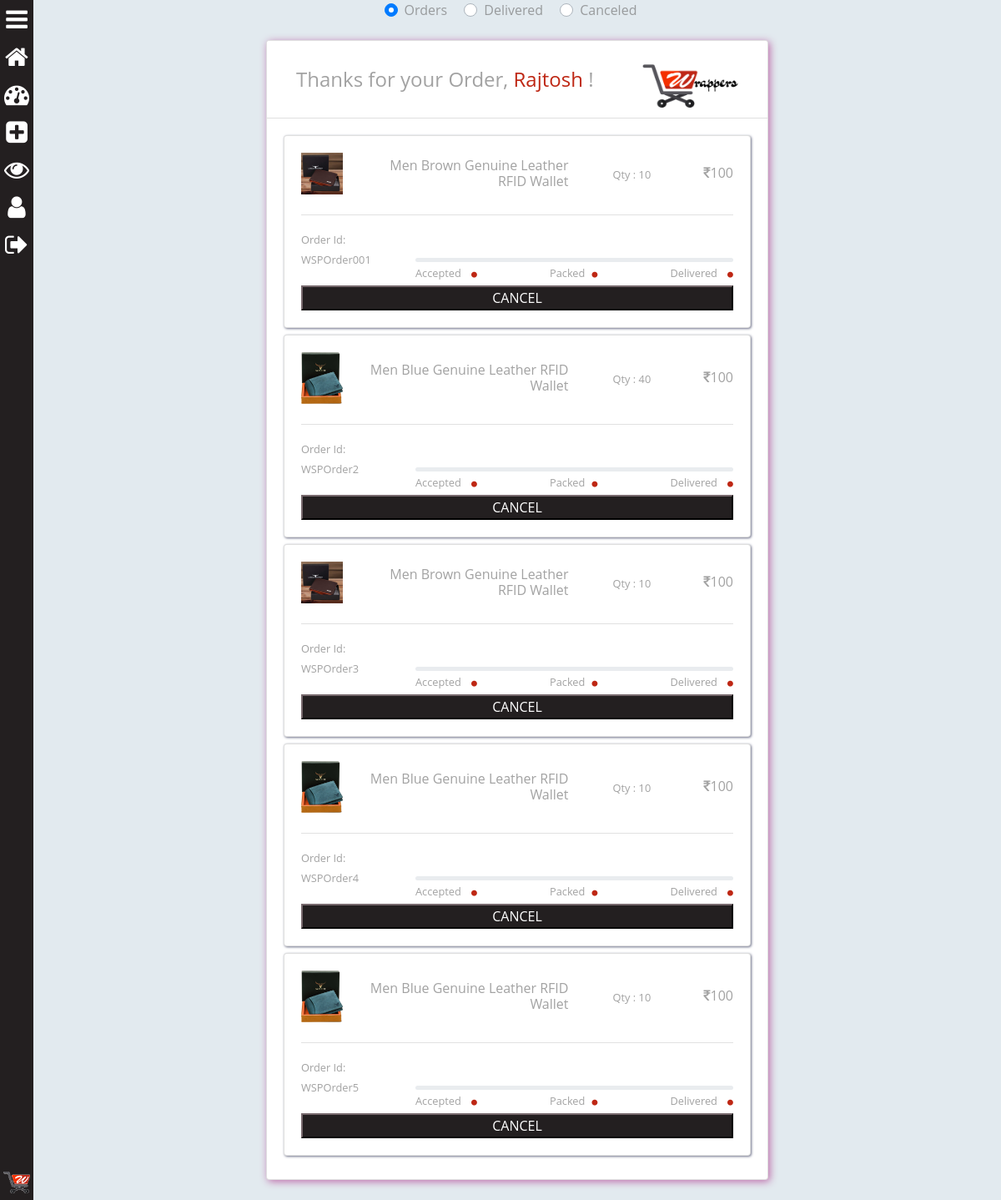
The app's page /seller/MyOrders/ (signed in), older data.
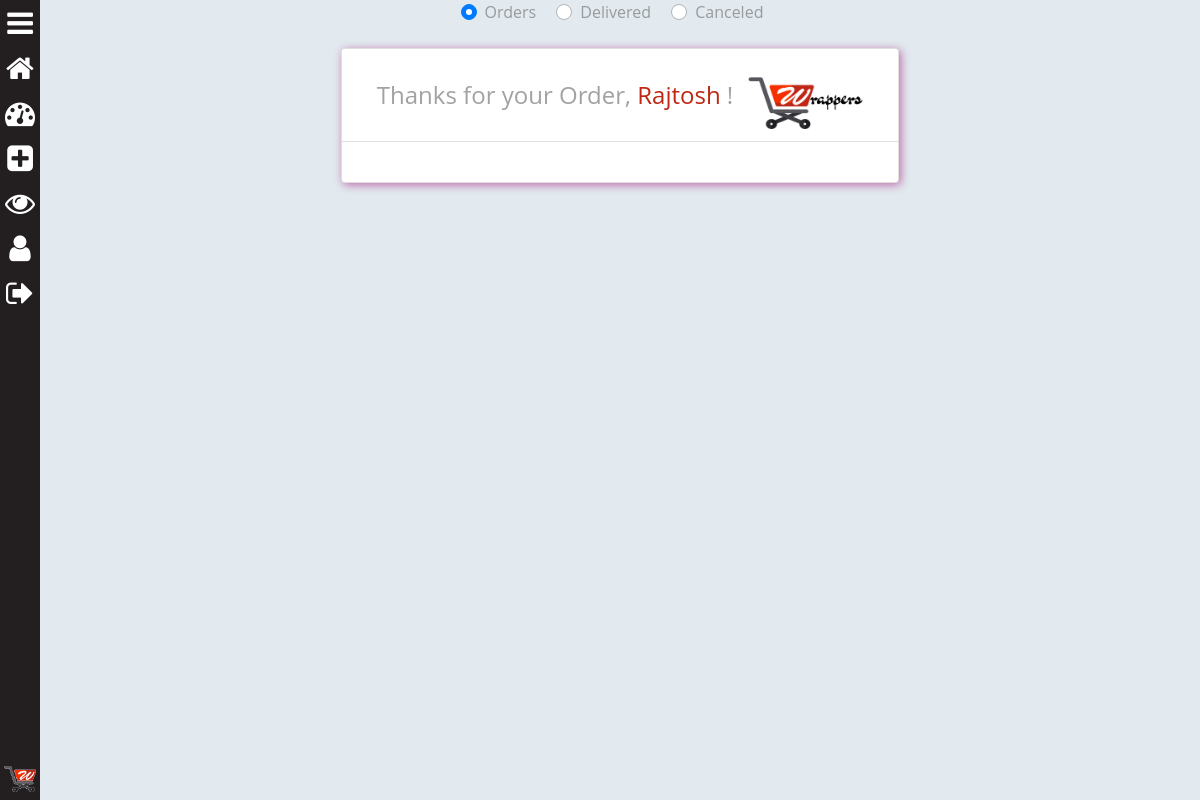
The same page, newer data.
### saler/models.py (models this page shows, shortened)
class WholeSaleProductOrders(models.Model):
	STATUS_CHOICES = (("Accepted",'Accepted'),("Packed",'Packed'),("On The Way",'On The Way'),("Delivered",'Delivered'),("Cancel",'Cancel'))
	order_id = models.CharField(max_length=50,default='')
	user = models.ForeignKey(User, default='', on_delete=models.CASCADE)
	products = models.CharField(max_length=50)
	status = models.CharField(max_length=15,choices=STATUS_CHOICES,default='')

class WholeSaleProduct(models.Model):
	SEX_CHOICES = (("Male",'Male'),("Female",'Female'),("All",'All'))
	product_id = models.BigAutoField(primary_key=True)
	product_name = models.CharField(max_length=100)
	category = models.ForeignKey(category, default="", verbose_name="Category", on_delete=models.SET_DEFAULT)
	subcategory = models.CharField(max_length=50, default="")
	price = models.IntegerField(default=0)
	desc = models.TextField()
	size = models.TextField(verbose_name='Size Avialabe(Separated by Comma)')
	color = models.TextField(verbose_name='Enter Color Separated by Comma')
	min_Quantity = models.IntegerField(default=0, null=True)
	pub_date = models.DateField(auto_now=True)
	image1 = models.ImageField(upload_to='products/images', default="",null=True)
	image2 = models.ImageField(upload_to='products/images', default="",null=True,blank=True)
	image3 = models.ImageField(upload_to='products/images', default="",null=True,blank=True)
	image4 = models.ImageField(upload_to='products/images', default="",null=True,blank=True)
	image5 = models.ImageField(upload_to='products/images', default="",null=True,blank=True)

### saler/views.py (the view)
# urls.py: path('MyOrders/', views.MyOrders, name="seller_orders"),
def MyOrders(request):
	if request.method == 'POST':
		order_id = request.POST.get('order_id')
		o = WholeSaleProductOrders.objects.filter(order_id=order_id)[0]
		o.status = 'Cancel'
		o.save()
	params = {
		'orders': [i for i in WholeSaleProductOrders.objects.all() if i.user == request.user and i.status != 'Delivered' and i.status != 'Cancel'],
		'delivered': [i for i in WholeSaleProductOrders.objects.all() if i.user == request.user and i.status == 'Delivered'],
		'cancel': [i for i in WholeSaleProductOrders.objects.all() if i.user == request.user and i.status == 'Cancel'],
	}
	return render(request,'saler/myorders.html', params)

### saler/templatetags/seller_app_tags.py (called while the page is built)
@register.filter(name='split')
def split(str, key):
    return str.split(key)

@register.filter(name='remfl')
def remfl(str1, key):
	if str1 != '' and key != '':
		return str(str1)[int(key):-int(key)]

@register.filter(name='product')
def product(str1, key):
	if str1.split(key)[0] != '':
		ppp = WholeSaleProduct.objects.filter(product_id=str1.split(key)[0]).first()
		return [ppp.product_name,ppp.image1.url,ppp.price]

### saler/templates/saler/myorders.html (shortened to what the changed rows need)
{% extends 'saler/base.html' %}
{% load static %}
{% load seller_app_tags %}
{% block saler_body %}
<div id="orders">
    <div class="container-fluid my-4 d-flex justify-content-center">
        <div class="card card-1">
            <div class="card-body">
                {% for ord in orders %}
                <div class="row pb-2">
                    <div class="col">
                        <div class="card card-2">
                            <div class="card-body">
                                {% for item in ord.products|split:',' %}
                                <div class="media mb-2">
                                    {% if item|product:'|'|slice:'0:1'|remfl:'2'%}
                                    <div class="sq align-self-center "> <img class="img-fluid my-auto align-self-center mr-2 mr-md-4 pl-0 p-0 m-0" src="{{item|product:'|'|slice:'1:2'|remfl:'2'}}" width="50" /> </div>
                                    <div class="media-body my-auto text-right">
                                        <div class="row my-auto flex-column flex-md-row">
                                            <div class="col-sm-7 my-auto">
                                                <h6 class="mb-0"> {{item|product:'|'|slice:'0:1'|remfl:'2'}}</h6>
                                            </div>
                                            <div class="col my-auto"> <small>Qty : {{item|split:'|'|slice:'1:2'|remfl:'2'}}</small></div>
                                            <div class="col my-auto">
                                                <h6 class="mb-0"><i class="fa fa-inr" aria-hidden="true"></i>{{item|product:'|'|slice:'2:3'|remfl:'1'}}</h6>
                                            </div>
                                        </div>
                                    </div>
                                    {% endif %}
                                </div>
                                {% endfor %}
                                <hr class="my-3 ">
                                <div class="row">
                                    <div class="col-md-3 mb-3"> <small>Order Id: <span>{{ord.order_id}}</span></small> </div>
                                    <div class="col mt-auto">
                                        <div class="progress my-auto">
                                        </div>
                                        <div class="media row justify-content-between ">
                                            <div class="col-auto text-right"><span> <small class="text-right mr-sm-2">Accepted</small> <i class="fa fa-circle active"></i> </span></div>
                                            <div class="flex-col"> <span> <small class="text-right mr-sm-2">Packed</small><i class="fa fa-circle active"></i></span></div>
                                            <div class="col-auto flex-col-auto"><small class="text-right mr-sm-2">Delivered</small><span> <i class="fa fa-circle active"></i></span></div>
                                        </div>
                                    </div>
                                </div>
                                <div class="p-0 m-0 w-100">
                                    {% if not ord.status == 'Accepted' and not ord.status == 'Delivered' and not ord.status == 'Packed' %}
                                    <form method="POST">{% csrf_token %}
                                         <button style=" background-color: #231f20; color: #fff; border-color: #231f20;" class="mt-1 w-100">CANCEL</button>
                                    </form>
                                    {% endif %}
                                </div>
                            </div>
                        </div>
                    </div>
                </div>
               {% endfor %}
            </div>
        </div>
    </div>
</div>
{% endblock  %}

Row changes from the older to the newer data that the page shows:
removed WholeSaleProductOrders: price (picture), products "10", products "11|10," (drawn), order_id "WSPOrder001"
no longer on this page (row unchanged): WholeSaleProduct: products "Men Brown Genuine Leather RFID Wallet" "Men Brown Genuine Leather RFID Wallet", products "100" "100"
removed WholeSaleProductOrders: price (picture), products "40", products "12|40," (drawn), order_id "WSPOrder2"
no longer on this page (row unchanged): WholeSaleProduct: products "Men Blue Genuine Leather RFID Wallet" "Men Blue Genuine Leather RFID Wallet" "Men Blue Genuine Leather RFID Wallet", products "100" "100" "100"
removed WholeSaleProductOrders: price (picture), products "10", products "11|10," (drawn), order_id "WSPOrder3"
removed WholeSaleProductOrders: price (picture), products "10", products "12|10," (drawn), order_id "WSPOrder4"
removed WholeSaleProductOrders: price (picture), products "10", products "12|10," (drawn), order_id "WSPOrder5"
